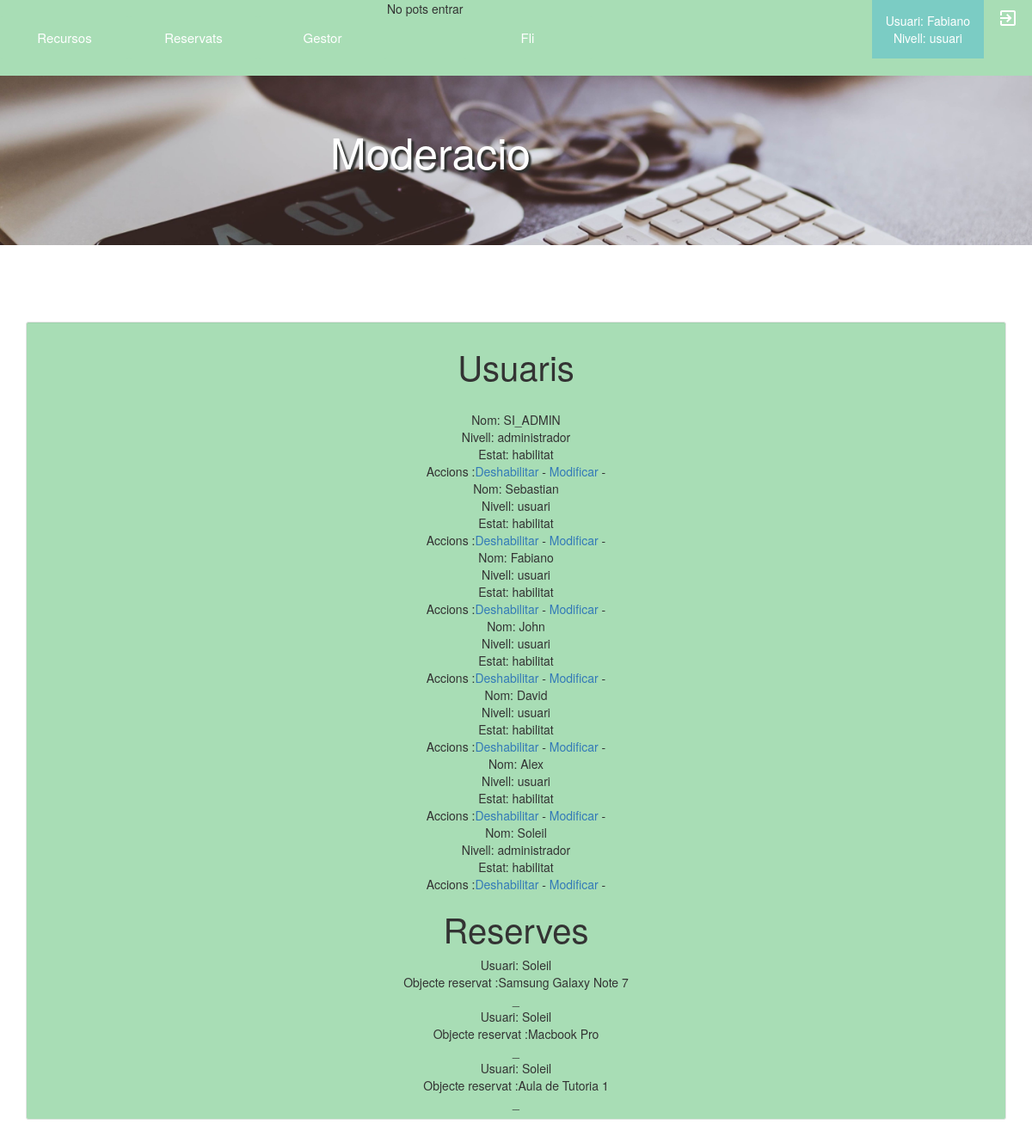
Screenshot of /intranet/moderacio.php?idusu=3 with the database file from the repository.
### tables this page shows
CREATE TABLE `usuari` (
  `usu_id` int(4) NOT NULL,
  `usu_nom` varchar(50) NOT NULL,
  `usu_contrasenya` varchar(15) NOT NULL,
  `usu_cognoms` varchar(150) NOT NULL,
  `usu_email` varchar(40) DEFAULT NULL,
  `usu_telefon` decimal(9,0) DEFAULT NULL,
  `usu_nivell` varchar(45) NOT NULL,
  `usu_estat` varchar(30) NOT NULL
);

CREATE TABLE `reserva` (
  `res_id` int(4) NOT NULL,
  `rec_id` int(4) NOT NULL,
  `usu_id` int(4) NOT NULL,
  `res_inici` date NOT NULL,
  `res_alliberacio` date NOT NULL,
  `res_hora_inici` date NOT NULL,
  `res_hora_alliberacio` int(11) NOT NULL
);

CREATE TABLE `recurs` (
  `rec_id` int(4) NOT NULL,
  `rec_nom` varchar(50) NOT NULL,
  `rec_tipus` enum('Aula','Despatx','Sala','Objecte','Mobil','Portatil') NOT NULL,
  `rec_contador` decimal(10,0) NOT NULL,
  `rec_estat` tinyint(1) NOT NULL,
  `rec_imatge` tinytext,
  `rec_descripcio` text
);

### intranet/mostrarUsuaris.php (the view, shortened to what this page needs)
<?php
    $query="SELECT * FROM usuari";
    $consulta=mysqli_query($conexion,$query);
    if(mysqli_num_rows($consulta)>0){
    while( $usuari=mysqli_fetch_array($consulta)){
    	echo "<br/>Nom: $usuari[usu_nom]<br>
      Nivell: $usuari[usu_nivell]<br>
      Estat: $usuari[usu_estat]<br>";
      echo "Accions :<a href='deshabilitar_u.php'>Deshabilitar</a> - <a href='modificar_u.php'>Modificar</a> - ";
    }
    }
?>

### intranet/moderacio.php (shortened to what this page needs)
<!DOCTYPE html>
<html >
<head>
  <link rel="stylesheet" type="text/css" href="../css/style.css">
  <link rel="stylesheet" href="https://cdnjs.cloudflare.com/ajax/libs/meyer-reset/2.0/reset.min.css">
  <link rel='stylesheet prefetch' href='http://maxcdn.bootstrapcdn.com/bootstrap/3.2.0/css/bootstrap.min.css'>
</head>
<header>
    <div class="colorfondo">
       <ul>
            <li>
              <?php
              $idusu=$_REQUEST['idusu'];
                echo"<form  method=post action=reservas.php>";
              echo"<br><input type=hidden name=idusu value=$idusu>";
              echo"<input  class=nou type=submit value=Recursos>";
              echo"</form>";
              ?>
            </li>
            <li>
              <?php
              $idusu=$_REQUEST['idusu'];
              echo"<form  method=post action=reservas-no-disponibles.php>";
              echo"<br><input type=hidden name=idusu value=$idusu>";
              echo"<input  class=nou type=submit value=Reservats>";
              echo"</form>";
              ?>
            </li>
            <li>
              <?php
              $idusu=$_REQUEST['idusu'];
              echo"<form  method=post action=paginareserves.php>";
              echo"<br><input type=hidden name=idusu value=$idusu>";
              echo"<input  class=nou type=submit value=Gestor de reserves>";
              echo"</form>";
              ?>
            </li>
            <li>
              <?php
              $conexion= mysqli_connect("localhost","root","","1718_aramzafraanush");
              $query="SELECT * FROM usuari WHERE usu_id='$idusu'";
              $query2=mysqli_query($conexion,$query);
              if (mysqli_num_rows($query2)>0) {
                while ($registro=mysqli_fetch_array($query2)) {
                  for ($i=0;$i<7 ;$i++) {
                    switch ($i) {
                  case (6):
                  $usunivell=$registro['usu_nivell'];
                  if ($usunivell=="administrador") {
                    echo"<form  method=post action=moderacio.php>";
                    echo"<br><input type=hidden name=idusu value=$idusu>";
                    echo"<input  class=nou type=submit value=Administrar>";
                    echo"</form>";
                  }
                  else {
                    echo "No pots entrar";
                  }
                    break;
                  }
                }
              }
            }
               ?>
            </li>
			  <li>
              <?php
              $idusu=$_REQUEST['idusu'];
              echo"<form  method=post action=paginareserves.php>";
              echo"<br><input type=hidden name=idusu value=$idusu>";
              echo"<input  class=nou type=submit value=Fli>";
              echo"</form>";
              ?>
            </li>
            <li style="float:right"><a class="active" href="logout_proc.php"><i class="material-icons">exit_to_app</i></a></li>
            <li style="float:right" class="active1">
              <?php
             include 'funcioidusu.php';
             ?>
           </li>
        </ul>
    </div>
    <div class="cabecera">
        <img id="img-cabecera" src="../img/cabecera.jpg">
        <h1 id="titulo-cabecera">Moderacio</h1>
    </div>
</header>
<body>
<div class="wrapper1">
  <div class="container">
    <div class="well well-sm">
      <h1>Usuaris</h1>
      <?php
      require("mostrarUsuaris.php");
      echo "<h1>Reserves</h1>";
      require("mostrarReserves.php");
       ?>
    </div>
    </div>
</div>
</body>
</html>

### intranet/funcioidusu.php (shortened to what this page needs)
<?php
$conexion= mysqli_connect("localhost","root","","1718_aramzafraanush");
if ($conexion==false) {
    echo"<p align=center><h3>No s'ha pogut connectar a la base de dades, revisi la seva conexio</h3></p><br><br>";
}else{
  $idusu=$_REQUEST['idusu'];
  $query="SELECT * FROM usuari WHERE usu_id='$idusu'";
  $query2=mysqli_query($conexion,$query);
  if (mysqli_num_rows($query2)>0) {
    while ($registro=mysqli_fetch_array($query2)) {
    for ($i=0;$i<7 ;$i++) {
    switch ($i) {
      case (1):
        $nomusu=$registro[usu_nom];
        echo "Usuari: $nomusu<br>";
        break;
      case (6):
      $usunivell=$registro[usu_nivell];
      echo "Nivell: $usunivell<br>";
        break;
    }
    }
    }
  }
}
?>

### intranet/mostrarReserves.php (shortened to what this page needs)
<?php
    $query="SELECT * FROM reserva";
    $consulta=mysqli_query($conexion,$query);
    if(mysqli_num_rows($consulta)>0){
    while( $reserva=mysqli_fetch_array($consulta)){
      $usureserva=$reserva['usu_id'];
      $idrecurs=$reserva['rec_id'];
      $q="SELECT * FROM usuari INNER JOIN reserva ON usuari.usu_id=reserva.usu_id
      INNER JOIN recurs ON reserva.rec_id=recurs.rec_id
       WHERE usuari.usu_id ='$usureserva' AND recurs.rec_id ='$idrecurs'";
      $consulta2=mysqli_query($conexion,$q);
      if (mysqli_num_rows($consulta2)>0) {
        while ($reserva_usu=mysqli_fetch_array($consulta2)) {
          $usu_reserva=$reserva_usu['rec_nom'];
          $usu_nom=$reserva_usu['usu_nom'];
          echo "Usuari: $usu_nom<br>";
          echo "Objecte reservat :$usu_reserva<br>";
          echo "_<br>";
        }
      }else {
        echo "No se muestra nada";
      }
    }
    }
?>

### css/style.css (style rules this page uses)
* { box-sizing: border-box; margin: 0; padding: 0; font-weight: 300; }
body { font-family: 'Source Sans Pro', sans-serif; color: white; font-weight: 300; }
.wrapper1 { background: white !important; left: 0; overflow: hidden; }
.container { text-align: center; padding-top: 1%; }
.container h1 { font-size: 40px; -webkit-transition-duration: 1s; transition-duration: 1s; -webkit-transition-timing-function: ease-in-put; transition-timing-function: ease-in-put; font-weight: 200; }
form { padding: 20px 0; position: relative; z-index: 2; }
form input { -webkit-appearance: none; -moz-appearance: none; appearance: none; outline: 0; border: 1px solid rgba(255, 255, 255, 0.4); background-color: rgba(255, 255, 255, 0.2); width: 250px !important; border-radius: 3px; padding: 10px 15px; margin: 0 auto 10px auto; display: block; text-align: center; font-size: 18px; color: white; -webkit-transition-duration: 0.25s; transition-duration: 0.25s; font-weight: 300; }
.colorfondo { background: #A8DDB5 ; }
ul { list-style-type: none; margin: 0; padding: 0; overflow: hidden; }
li { float: left; }
li a { display: block; color: white; text-align: center; padding: 14px 16px; text-decoration: none; }
.active { background-color: #a8ddb5; background-color: #a8ddb5; padding: 9px 16px !important; }
.cabecera { position: relative; }
#img-cabecera { background-repeat: no-repeat; background-position: center center; width: 100%; position: absolute; top: 0; left: 0; }
#titulo-cabecera { position: absolute; top: 100%; left: 32% !important; margin-top: 5%; color: white; text-shadow: 3px 3px 2px #2e302e; font-size: 50px; text-align: center !important; }
ul, ol { margin-top: 0; margin-bottom: 0px !important; }
.well.well-sm { margin-top: 24%; background-color: rgb(168, 221, 181); }
.active1 { display: block; color: white; text-align: center; padding: 14px 16px; text-decoration: none; background-color: #7BCCC4; }
form input.nou { margin-top: -21px !important; border: none !important; background-color: #a8ddb5 !important; font-size: 15px !important; font-weight: 10; width: 150px !important; height: 49px !important; padding: 0px 0px; -webkit-appearance: none; -moz-appearance: none; appearance: none; outline: 0; border: 1px solid rgba(255, 255, 255, 0.4); background-color: rgba(255, 255, 255, 0.2); border-radius: 3px; margin: 0px; display: block; text-align: center; color: white; -webkit-transition-duration: 0.25s; transition-duration: 0.25s; }

### rows the page displays
usuari: usu_nom "Fabiano", usu_nivell "usuari", usu_estat "habilitat"
usuari: usu_nom "SI_ADMIN", usu_nivell "administrador", usu_estat "habilitat"
usuari: usu_nom "Sebastian", usu_nivell "usuari", usu_estat "habilitat"
usuari: usu_nom "John", usu_nivell "usuari", usu_estat "habilitat"
usuari: usu_nom "David", usu_nivell "usuari", usu_estat "habilitat"
usuari: usu_nom "Alex", usu_nivell "usuari", usu_estat "habilitat"
usuari: usu_nom "Soleil", usu_nivell "administrador", usu_estat "habilitat"
reserva: usu.usu_nom "Soleil", rec.rec_nom "Samsung Galaxy Note 7"
reserva: usu.usu_nom "Soleil", rec.rec_nom "Macbook Pro"
reserva: usu.usu_nom "Soleil", rec.rec_nom "Aula de Tutoria 1"
